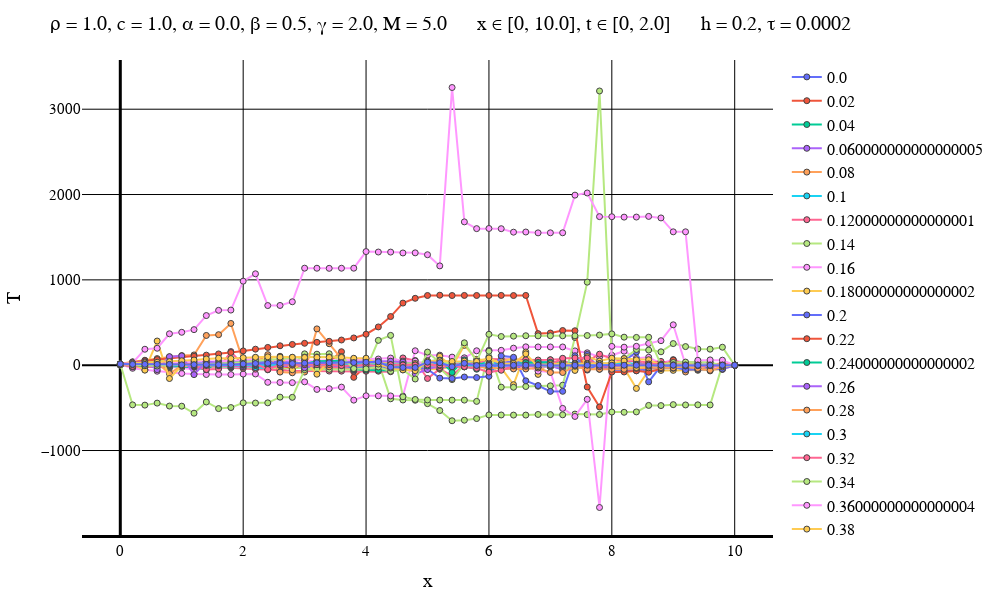

Notebook code cell kept with this figure:
### Code cell
solutionFile = "D:\\Calc_Methods_2\\Lab2\\QuasilinearHeatEq\\FirstConds\\solution$numOfEq.txt"
dataFile = "D:\\Calc_Methods_2\\Lab2\\QuasilinearHeatEq\\FirstConds\\data$numOfEq.txt"
intervalFile = "D:\\Calc_Methods_2\\Lab2\\QuasilinearHeatEq\\FirstConds\\interval$numOfEq.txt"

solutionMatrix = readdlm(solutionFile)
dataVec = readdlm(dataFile)
intervalVec = readdlm(intervalFile);

L = dataVec[3]
timeEnd = dataVec[4]
numOfXIntervals = Int(intervalVec[1])
numOfTIntervals = Int(intervalVec[2])
h = L / numOfXIntervals
τ = timeEnd / numOfTIntervals
if default == true
    plotStep = trunc(Int, timeEnd / (defaultStepParam * τ))
    numOfPlots = numOfTIntervals + 1    
else
    plotStep = firstSteps
    numOfPlots = firstPlots
end
println("Шаг графика: $plotStep")
println("Время последнего графика: $((numOfPlots - 1)*τ)")
makePlot(numOfPlots, plotStep, solutionMatrix, dataVec, intervalVec, true)
